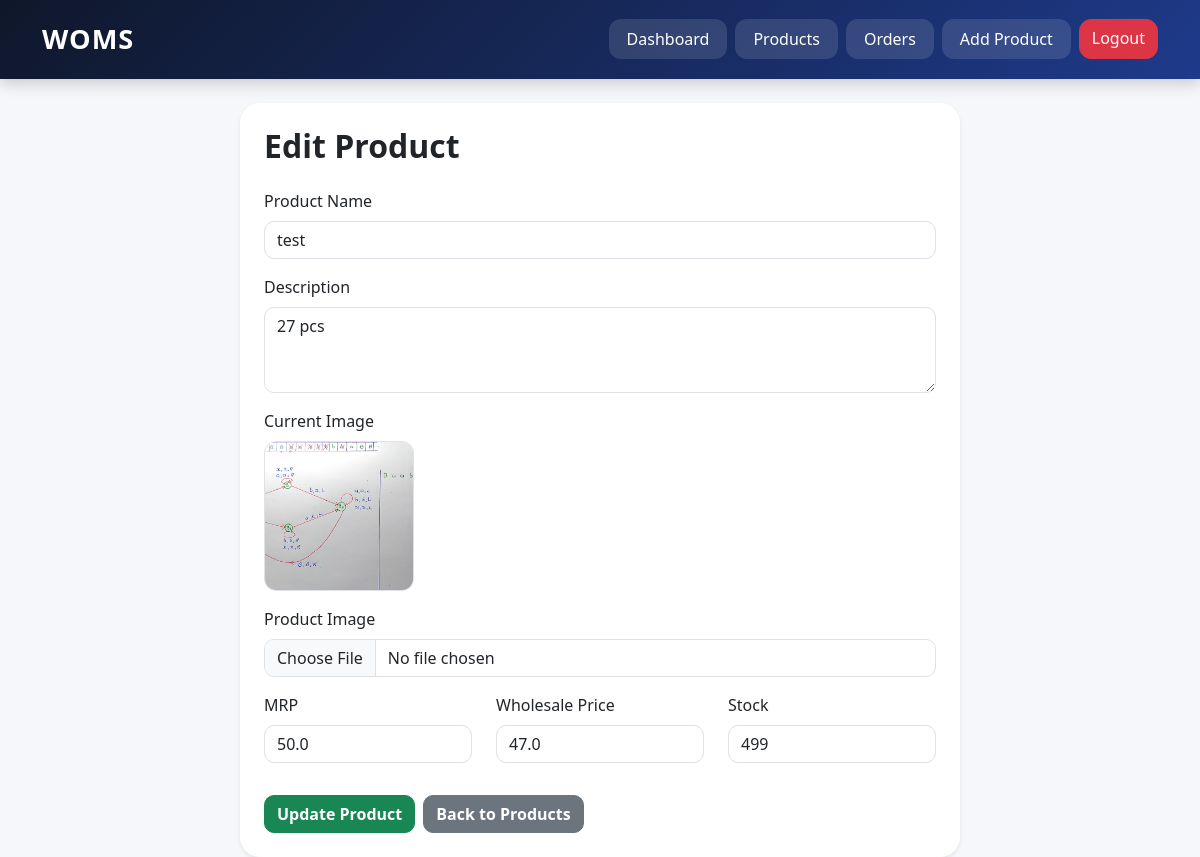
The page /edit_product/5 (signed in) on the database its author committed.
### models.py (models this page shows)
class Product(db.Model):
    id = db.Column(db.Integer, primary_key=True)
    name = db.Column(db.String(100), nullable=False)
    description = db.Column(db.String(500))
    image = db.Column(db.String(200))
    mrp = db.Column(db.Float, nullable=False)
    price = db.Column(db.Float, nullable=False)
    stock = db.Column(db.Integer, nullable=False)
    is_active = db.Column(db.Boolean, default=True)

### app.py (the view, shortened to what this page needs)
@app.route('/edit_product/<int:product_id>', methods=['GET', 'POST'])
def edit_product(product_id):
    if 'admin_id' not in session:
        return redirect('/admin_login')
    product = Product.query.get(product_id)
    return render_template(
        'add_product.html',
        product=product
    )

### templates/add_product.html (shortened to what this page needs)
{% extends 'base.html' %}
{% block content %}
<div class="container mt-4">
    <div class="row justify-content-center">
        <div class="col-lg-8">
            <div class="card shadow-sm border-0 add-product-card">
                <div class="card-body p-4">
                    <h2 class="fw-bold mb-4">
                        {% if product %}
                        Edit Product
                        {% else %}
                        Add Product
                        {% endif %}
                    </h2>
                    <form method="POST" enctype="multipart/form-data">
                        <div class="mb-3">
                            <label class="form-label">
                                Product Name
                            </label>
                            <input type="text"
                                   name="name"
                                   class="form-control"
                                   value="{{ product.name if product else '' }}"
                                   required>
                        </div>
                        <div class="mb-3">
                            <label class="form-label">
                                Description
                            </label>
                            <textarea name="description"
                                      class="form-control"
                                      rows="3"
                                      required>{{ product.description if product else '' }}</textarea>
                        </div>
                        {% if product %}
                        <div class="mb-3">
                            <label class="form-label">
                                Current Image
                            </label>
                            <div>
                                <img src="/static/product_images/{{ product.image }}"
                                     class="product-preview"
                                     onerror="this.src='/static/images/no-image.png'">
                            </div>
                        </div>
                        {% endif %}
                        <div class="mb-3">
                            <label class="form-label">
                                Product Image
                            </label>
                            <input type="file"
                                   name="image"
                                   class="form-control"
                                   {% if not product %}required{% endif %}>
                        </div>
                        <div class="row">
                            <div class="col-md-4 mb-3">
                                <label class="form-label">
                                    MRP
                                </label>
                                <input type="number"
                                       step="0.01"
                                       name="mrp"
                                       class="form-control"
                                       value="{{ product.mrp if product else '' }}"
                                       required>
                            </div>
                            <div class="col-md-4 mb-3">
                                <label class="form-label">
                                    Wholesale Price
                                </label>
                                <input type="number"
                                       step="0.01"
                                       name="price"
                                       class="form-control"
                                       value="{{ product.price if product else '' }}"
                                       required>
                            </div>
                            <div class="col-md-4 mb-3">
                                <label class="form-label">
                                    Stock
                                </label>
                                <input type="number"
                                       name="stock"
                                       class="form-control"
                                       value="{{ product.stock if product else '' }}"
                                       required>
                            </div>
                        </div>
                        <div class="d-flex gap-2 mt-3">
                            <button type="submit"
                                    class="btn btn-success">
                                {% if product %}
                                Update Product
                                {% else %}
                                Add Product
                                {% endif %}
                            </button>
                            <a href="/products"
                               class="btn btn-secondary">
                                Back to Products
                            </a>
                        </div>
                    </form>
                </div>
            </div>
        </div>
    </div>
</div>
{% endblock %}

### static/css/style.css (style rules this page uses)
body { background: #f5f7fb; }
.add-product-card { border-radius: 20px; }
.product-preview { width: 150px; height: 150px; object-fit: cover; border-radius: 12px; border: 1px solid #dee2e6; }
.add-product-card .form-control { border-radius: 10px; }
.add-product-card .btn { border-radius: 10px; font-weight: 600; }

### rows shown on the page
Product: name "test", description "27 pcs", image (picture), mrp "50.0", price "47.0", stock "499"
